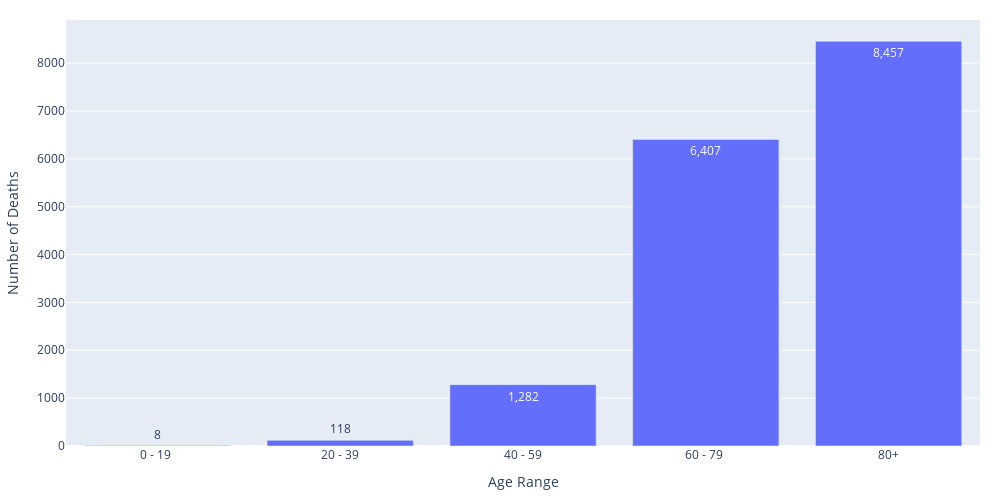

Notebook code for this chart:
### Markdown cell above
# NHS Age Range - Total Confirmed Deaths

### Code cell
x = nhs_age['Age Group'].drop(0)
y = nhs_age['Total'].drop(0)

# Use textposition='auto' for direct text
fig = go.Figure(data=[go.Bar(
            x=x, y=y,
            text=y,
            textposition='auto',
    #marker_color='indianred'
        )])

fig.update_layout(
        xaxis_title="Age Range",
        yaxis_title="Number of Deaths",
        margin=dict(l=20, r=20, t=20, b=20),
        height=500,
        width=1000)

fig.show()

### Figure 1 — Plotly figure (JSON) as saved in the notebook; plotly's stock layout.template omitted (floating-point values rounded to 4 significant figures)
{"data": [{"text": ["8", "118", "1,282", "6,407", "8,457"], "textposition": "auto", "type": "bar", "x": ["0 - 19 ", "20 - 39", "40 - 59", "60 - 79 ", "80+"], "y": ["8", "118", "1,282", "6,407", "8,457"]}], "layout": {"height": 500, "margin": {"b": 20, "l": 20, "r": 20, "t": 20}, "width": 1000, "xaxis": {"title": {"text": "Age Range"}}, "yaxis": {"title": {"text": "Number of Deaths"}}}}
